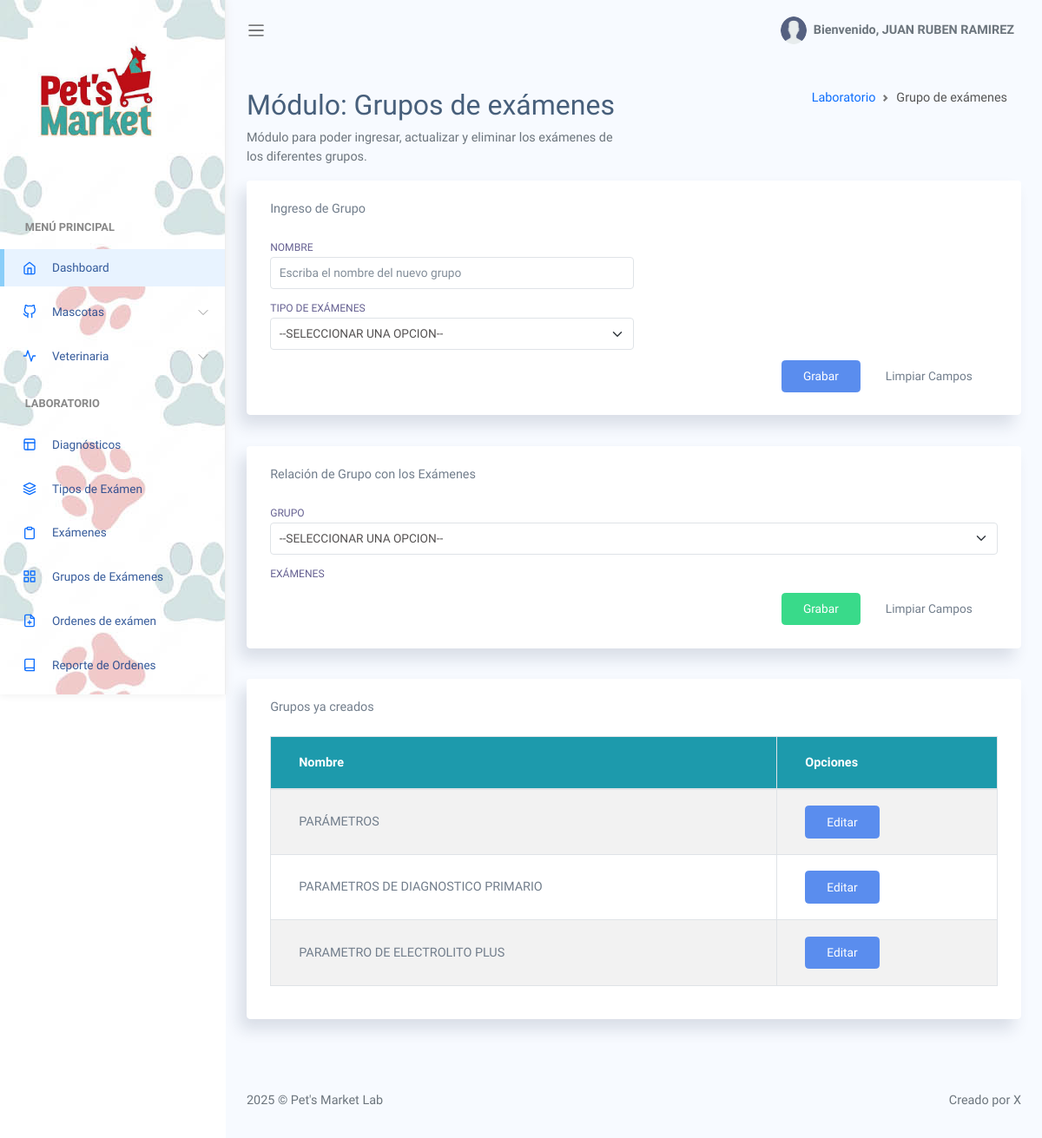
Page /docs/grupo.php (signed in) on the committed database.
### tables this page shows
CREATE TABLE `cab_grupo` (
  `id_grupo` int(11) NOT NULL,
  `nombre` varchar(100) NOT NULL,
  `id_tipoExamen` int(11) NOT NULL,
  `estado` int(11) NOT NULL DEFAULT 1
);

### docs/grupo.php (the view, shortened to what this page needs)
<!DOCTYPE html>
<html lang="es">
<head>
    <link rel="stylesheet" href="assets/css/bootstrap.css">
    <link rel="stylesheet" href="assets/dataTables.bootstrap5.css" />
    <link rel="stylesheet" href="assets/buttons.bootstrap5.css"/>
    <link rel="stylesheet" href="assets/vendors/perfect-scrollbar/perfect-scrollbar.css">
    <link rel="stylesheet" href="assets/css/app.css">
    <link rel="stylesheet" href="assets/sweetalert/sweetalert.css" />
</head>
<body>
    <div id="app">
    <?php include("sidebar.php"); ?>
        <div id="main">
            <?php include("menu.php") ?>
<div class="main-content container-fluid">
    <?php $titulo = "Módulo: Grupos de exámenes"; ?>
    <div class="page-title">
        <div class="row">
            <div class="col-12 col-md-6 order-md-1 order-last">
                <h3><?php echo $titulo; ?></h3>
                <p class="text-subtitle text-muted">Módulo para poder ingresar, actualizar y eliminar los exámenes de los diferentes grupos.</p>
            </div>
            <div class="col-12 col-md-6 order-md-2 order-first">
                <nav aria-label="breadcrumb" class='breadcrumb-header'>
                    <ol class="breadcrumb">
                        <li class="breadcrumb-item"><a href="index.php">Laboratorio</a></li>
                        <li class="breadcrumb-item active" aria-current="page">Grupo de exámenes</li>
                    </ol>
                </nav>
            </div>
        </div>
    </div>
    <section class="section">
    <div class="row">
        <div class="col-md-12">
            <div class="card">
                <div class="card-header">
                    Ingreso de Grupo
                </div>
                <div class="card-body">
                    <form class="form form-vertical" method="post" action="php/gru_grabar.php" id="formulario">
                        <div class="col-6">
                            <div class="form-group">
                                <label for="nom">Nombre</label>
                                <input type="text" id="nom" class="form-control" onchange="validarGrenBD();" name="nom"
                                       placeholder="Escriba el nombre del nuevo grupo" required>
                            </div>
                        </div>
                        <div class="col-6">
                            <div class="form-group">
                                <label for="esp">Tipo de Exámenes</label>
                                <select id="tex0" name="tex" class="form-select">
                                    <option value="0">--SELECCIONAR UNA OPCION--</option>
                                </select>
                            </div>
                        </div>
                        <div class="col-12 d-flex justify-content-end">
                            <button type="submit" class="btn btn-primary mr-1 mb-1">Grabar</button>
                            <button type="reset" class="btn btn-light-secondary mr-1 mb-1">Limpiar Campos</button>
                        </div>
                    </form>
                </div>
            </div>
        </div>
    </div>
        <div class="card">
            <div class="card-header">
                Relación de Grupo con los Exámenes
            </div>
            <div class="card-body">
                <form class="form form-vertical" method="post" action="php/gru_editar.php" id="formulario2">
                    <div class="col-12">
                        <div class="form-group">
                            <label for="suc">Grupo</label>
                            <select id="dia" name="dia" class="form-select" onchange="poner_examenes()" >
                                <option value="0">--SELECCIONAR UNA OPCION--</option>
                            </select>
                        </div>
                    </div>
                    <div class="form-group">
                        <label for="ssin">Exámenes</label>
                    </div>
                    <div class="col-12 d-flex justify-content-end">
                        <button type="button" class="btn btn-success mr-1 mb-1" onclick="revisar()">Grabar</button>
                        <button type="reset" class="btn btn-light-secondary mr-1 mb-1">Limpiar Campos</button>
                    </div>
                </form>
            </div>
        </div>
        <div class="card">
            <div class="card-header">
                Grupos ya creados
            </div>
            <div class="card-body">
                <table class='table table-striped table-bordered' id="table1">
                    <thead>
                        <tr >
                            <th style="background-color: #1d9aac;" class="text-white">Nombre</th>
                            <th style="background-color: #1d9aac;" class="text-white">Opciones</th>
                        </tr>
                    </thead>
                    <tbody>
                    <?php
                    $query="select * from cab_grupo where estado=1";
                    $resultado = $bd->query($query);
                    while($fila = $resultado->fetch_array()){
                    ?>
                        <tr>
                            <td><?php echo $fila['nombre']; ?></td>
                           <td>
                               <button type="button" class="btn btn-primary" onclick="abrir_modal('<?php echo $fila['id_grupo']; ?>',  '<?php echo $fila['nombre']; ?>')">Editar</button>
                            </td>
                        </tr>
                <?php } ?>
                    </tbody>
                </table>
            </div>
        </div>
    </section>
</div>
            <?php include("footer.php"); ?>
        </div>
    </div>
</body>
</html>

### docs/assets/css/app.css (style rules this page uses)
* { font-family: "Raleway"; }
#app { position: relative; }
#main { margin-left: 260px; background-color: #F7FAFF; min-height: 100vh; transition: margin-left 0.6s ease-out; }
#main .main-content { padding: 2rem 1.5rem; }
#main .main-content .page-title h3 { font-size: 2rem; }
#main .main-content .text-subtitle { font-size: 0.9rem; }
.breadcrumb-header .breadcrumb { justify-content: flex-end; }
a { text-decoration: none; outline: 0; }
button { outline: 0; }
.btn.btn-primary { color: #fff; }
.btn.btn-success { color: #fff; }
.form-group { margin-bottom: 0.7rem; }
.form-group label { font-size: 0.755rem; text-transform: uppercase; color: rgba(35, 28, 99, 0.7); font-weight: 500; }
.card { box-shadow: -8px 12px 18px 0 rgba(25, 42, 70, 0.13); margin-bottom: 2.2rem; }
.card .card-header { border: none; }
.card .card-header ~ .card-body { padding-top: 0; }
.card .card-body { padding: 1.4rem 1.7rem; }
.table td, .dataTable-table td, .table thead th, .dataTable-table thead th { vertical-align: middle; }
.table thead th, .dataTable-table thead th { border-bottom: 2px solid #475F7B; }

### rows in the picture
cab_grupo: nombre "PARÁMETROS"
cab_grupo: nombre "PARAMETROS DE DIAGNOSTICO PRIMARIO"
cab_grupo: nombre "PARAMETRO DE ELECTROLITO PLUS"

### other values in the picture
$_SESSION['empleado'] "JUAN RUBEN RAMIREZ"
$titulo "Módulo: Grupos de exámenes"
